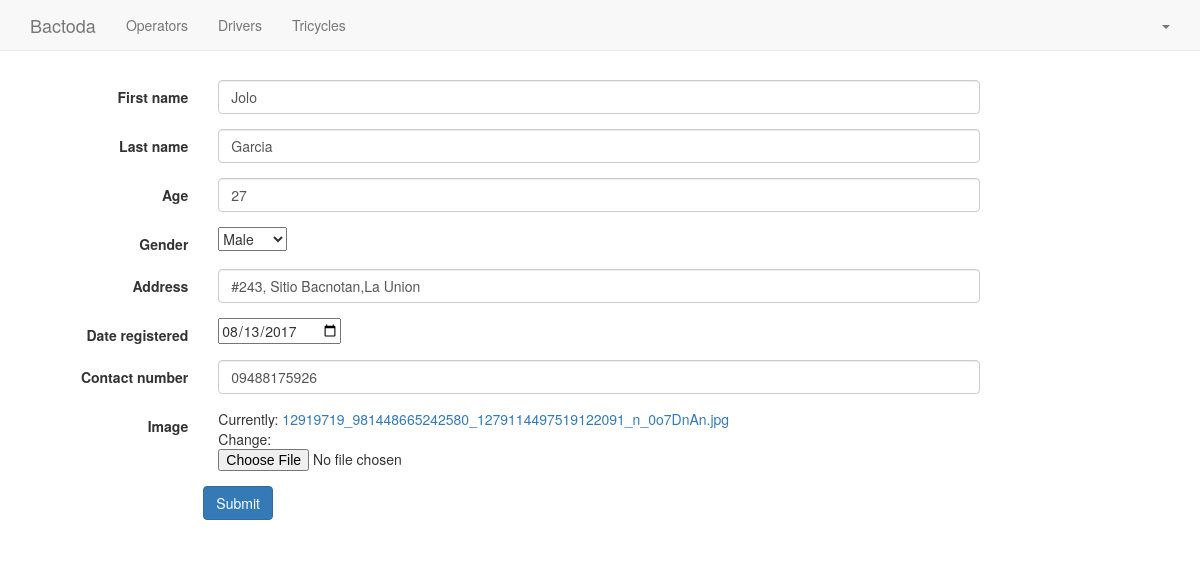
Page /home/operator/1/ on the committed database.
### tricycle/models.py (models this page shows, shortened)
class Operator(models.Model):
    first_name = models.CharField(max_length=250)
    last_name = models.CharField(max_length=100)
    age = models.IntegerField()
    gender = models.CharField(max_length=1)
    address = models.CharField(max_length = 300)
    date_registered = models.DateField()
    contact_number = models.CharField(max_length = 15)
    image = models.FileField()

### tricycle/views.py (the view)
# urls.py: url(r'^operator/(?P<pk>[0-9]+)/$',views.OperatorUpdate.as_view(),name='edit'),
class OperatorUpdate(generic.UpdateView):
    login_url = '/admin/login/'
    model = Operator
    form_class = OperatorForm

### tricycle/forms.py
class OperatorForm(forms.ModelForm):
	gender = (
    ('M', 'Male'),
    ('F', 'Female'),
	)
	gender = forms.ChoiceField(widget=forms.Select(),choices = gender);
	date_registered = forms.DateField(widget=forms.DateInput(attrs={'type':'date'}));
	first_name = forms.CharField(widget=forms.TextInput(attrs={'class':'form-control'}))
	last_name = forms.CharField(widget=forms.TextInput(attrs={'class':'form-control'}))
	age = forms.CharField(widget=forms.NumberInput(attrs={'class':'form-control'}))
	address= forms.CharField(widget=forms.TextInput(attrs={'class':'form-control'}))
	contact_number=  forms.CharField(widget=forms.TextInput(attrs={'class':'form-control'}))
	class Meta():
		model = Operator
		fields = ['first_name','last_name','age','gender','address','date_registered','contact_number','image']

### tricycle/templates/tricycle/operator_form.html (shortened to what this page needs)
{% extends "tricycle/header.html" %}
{% block content %}
<br><br>
<div class="container">
<div class="col-md-10">
	<form class ="form-horizontal" action ="" method="post" enctype ="multipart/form-data">
	{%include 'tricycle/operator-form-template.html'%}
	<div class = "form-group">
	<div class = "col-sm-offset-2">
	<button class ="btn btn-primary" type = "submit">Submit</button>
	</div>
	</div>
</div>
</div>
{% endblock%}

### tricycle/templates/tricycle/operator-form-template.html (shortened to what this page needs)
{% for field in form%}
	<div class ="form-group">
		<label class = "control-label col-sm-2">{{field.label}}</label>
		<div class="col-sm-10">{{field}}</div>
	</div>
{%endfor%}

### rows in the picture
Operator: form "Jolo" "Garcia" "27" "Male" "#243, Sitio Bacnotan,La Union" "08/13/2017" "09488175926"

### other values in the picture
{{ field.label }} "First name" "Last name" "Age" "Gender" "Address" "Date registered" "Contact number" "Image"
